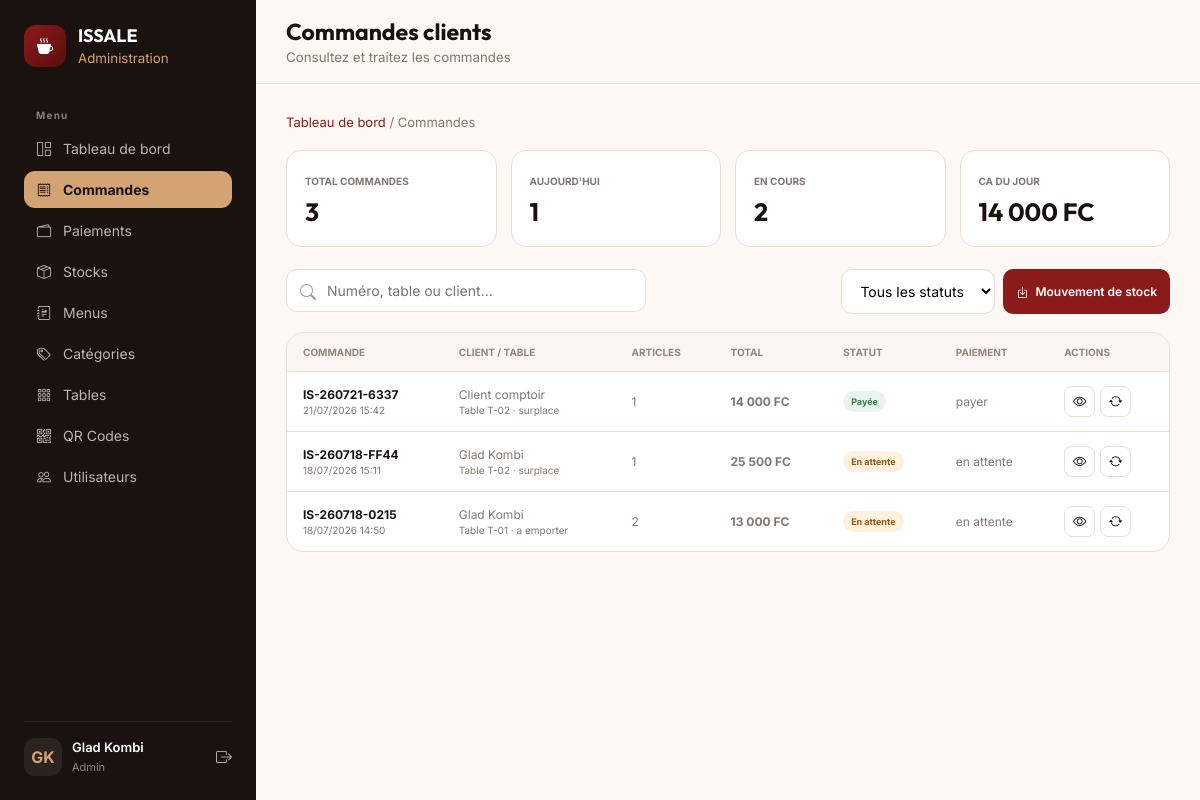
Page /views/commandes.php (signed in) on the committed database.
### tables this page shows
CREATE TABLE `orders` (
  `id` int(11) NOT NULL,
  `order_number` varchar(20) NOT NULL,
  `table_id` int(11) NOT NULL,
  `user_id` int(11) DEFAULT NULL,
  `server_id` int(11) DEFAULT NULL,
  `total_amount` decimal(10,2) DEFAULT 0.00,
  `status` enum('en attente','confirme','en preparation','servis','payer','annuler') DEFAULT 'en attente',
  `payment_status` enum('en attente','payer','partially_paid') DEFAULT 'en attente',
  `order_type` enum('surplace','a emporter','livraison') DEFAULT 'surplace',
  `special_notes` text DEFAULT NULL,
  `order_time` datetime DEFAULT current_timestamp(),
  `confirmed_at` datetime DEFAULT NULL,
  `ready_at` datetime DEFAULT NULL,
  `served_at` datetime DEFAULT NULL,
  `stock_processed` tinyint(1) NOT NULL DEFAULT 0,
  `created_at` datetime DEFAULT current_timestamp(),
  `supprimer` int(11) DEFAULT 0
);

CREATE TABLE `tables` (
  `id` int(11) NOT NULL,
  `number` varchar(10) NOT NULL,
  `capacity` int(11) DEFAULT 4,
  `qr_code` varchar(255) DEFAULT NULL,
  `qr_code_token` varchar(64) DEFAULT NULL,
  `status` enum('available','occupied','reserved','cleaning') DEFAULT 'available',
  `is_active` tinyint(1) DEFAULT 1,
  `created_at` datetime DEFAULT current_timestamp(),
  `supprimer` int(11) DEFAULT 0
);

### config/database.php (called while the page is built, shortened)
<?php
function getDBConnection() {
    try {
        $pdo = new PDO(
            "mysql:host=" . DB_HOST . ";dbname=" . DB_NAME . ";charset=" . DB_CHARSET,
            DB_USER,
            DB_PASS,
            [
                PDO::ATTR_ERRMODE => PDO::ERRMODE_EXCEPTION,
                PDO::ATTR_DEFAULT_FETCH_MODE => PDO::FETCH_OBJ,
                PDO::ATTR_EMULATE_PREPARES => false
            ]
        );
        return $pdo;
    } catch (PDOException $e) {
        error_log("Erreur de connexion à la base de données : " . $e->getMessage());
        throw $e;
    }
}
try {
    $pdo = getDBConnection();
} catch (PDOException $e) {
    die("Erreur de connexion à la base de données : " . $e->getMessage());
}
function executeQuery($sql, $params = []) {
    global $pdo;
    try {
        $stmt = $pdo->prepare($sql);
        $stmt->execute($params);
        return $stmt;
    } catch (PDOException $e) {
        error_log("Erreur SQL : " . $e->getMessage() . " - Requête: " . $sql);
        return false;
    }
}
function fetchAll($sql, $params = []) {
    $stmt = executeQuery($sql, $params);
    return $stmt ? $stmt->fetchAll() : [];
}

### views/commandes.php (the view, shortened to what this page needs)
<?php
require_once __DIR__.'/../config/database.php';function oh($v):string{return htmlspecialchars((string)$v,ENT_QUOTES,'UTF-8');}
$orders=fetchAll('SELECT o.*,t.number table_number,CONCAT(u.nom," ",u.postnom) client_name,COUNT(oi.id) item_count FROM orders o LEFT JOIN tables t ON t.id=o.table_id LEFT JOIN users u ON u.id=o.user_id LEFT JOIN order_items oi ON oi.order_id=o.id AND oi.supprimer=0 WHERE o.supprimer=0 GROUP BY o.id ORDER BY o.order_time DESC');$menus=fetchAll('SELECT id,nom,stock_quantity FROM menus WHERE supprimer=0 ORDER BY nom');$today=0;$pending=0;$revenue=0;foreach($orders as $o){if(date('Y-m-d',strtotime($o->order_time))===date('Y-m-d')){$today++;if($o->status!=='annuler')$revenue+=(float)$o->total_amount;}if(in_array($o->status,['en attente','confirme','en preparation'],true))$pending++;}$statusLabels=['en attente'=>'En attente','confirme'=>'Confirmée','en preparation'=>'En préparation','servis'=>'Servie','payer'=>'Payée','annuler'=>'Annulée'];$name=trim(($_SESSION['user_nom']??'Utilisateur').' '.($_SESSION['user_prenom']??''));$initials=strtoupper(substr($_SESSION['user_nom']??'U',0,1).substr($_SESSION['user_prenom']??'',0,1));
?>
<!doctype html><html lang="fr"><head><link href="https://cdn.jsdelivr.net/npm/bootstrap-icons@1.11.1/font/bootstrap-icons.css" rel="stylesheet">
</head><body><aside class="sidebar" id="sidebar"><div class="brand"><div class="logo"><i class="bi bi-cup-hot-fill"></i></div><div><h1>ISSALE</h1><small>Administration</small></div></div><nav></nav><div class="user"><div class="avatar"><?=oh($initials)?></div><div><p><?=oh($name)?></p><span><?=oh(ucfirst($_SESSION['user_type']??''))?></span></div><a class="logout" href="../models/logout.php"><i class="bi bi-box-arrow-right"></i></a></div></aside>
<main class="main"><header class="top"><div style="display:flex;gap:12px"><button class="menu-btn" onclick="toggleSidebar()"><i class="bi bi-list"></i></button><div><h2>Commandes clients</h2><small>Consultez et traitez les commandes</small></div></div></header><section class="content"><div class="crumb"><a href="dashboard.php">Tableau de bord</a> / Commandes</div><div class="stats"><div class="stat"><span>Total commandes</span><strong><?=count($orders)?></strong></div><div class="stat"><span>Aujourd'hui</span><strong><?=$today?></strong></div><div class="stat"><span>En cours</span><strong><?=$pending?></strong></div><div class="stat"><span>CA du jour</span><strong><?=number_format($revenue,0,',',' ')?> FC</strong></div></div><div class="toolbar"><div class="search"><i class="bi bi-search"></i><input id="search" oninput="filterOrders()" placeholder="Numéro, table ou client…"></div><div class="tools"><select class="filter" id="statusFilter" onchange="filterOrders()"><option value="">Tous les statuts</option><?php foreach($statusLabels as $key=>$label):?><option value="<?=oh($key)?>"><?=oh($label)?></option><?php endforeach;?></select><?php if(in_array($_SESSION['user_type']??'', ['admin','gestionnaire'],true)):?><button class="btn primary" onclick="stockModal.classList.add('open')"><i class="bi bi-box-arrow-in-down"></i>Mouvement de stock</button><?php endif;?></div></div><div class="card"><div class="wrap"><table><thead><tr><th>Commande</th><th>Client / Table</th><th>Articles</th><th>Total</th><th>Statut</th><th>Paiement</th><th>Actions</th></tr></thead><tbody id="rows"><?php if(!$orders):?><tr><td colspan="7" style="text-align:center;padding:50px">Aucune commande enregistrée.</td></tr><?php endif;?><?php foreach($orders as $o):$class=str_replace(' ','-',$o->status);?><tr data-status="<?=oh($o->status)?>" data-search="<?=oh(strtolower($o->order_number.' '.$o->table_number.' '.$o->client_name))?>"><td class="order"><strong><?=oh($o->order_number)?></strong><small><?=date('d/m/Y H:i',strtotime($o->order_time))?></small></td><td><?=oh($o->client_name?:'Client comptoir')?><br><small>Table <?=oh($o->table_number?:'—')?> · <?=oh($o->order_type)?></small></td><td><?=$o->item_count?></td><td><strong><?=number_format((float)$o->total_amount,0,',',' ')?> FC</strong></td><td><span class="badge <?=oh($class)?>"><?=oh($statusLabels[$o->status]??$o->status)?></span></td><td><?=oh($o->payment_status)?></td><td><div class="actions"><button class="icon" onclick="viewOrder(<?=$o->id?>)"><i class="bi bi-eye"></i></button><button class="icon" onclick="openStatus(<?=$o->id?>,<?=oh(json_encode($o->status))?>)"><i class="bi bi-arrow-repeat"></i></button></div></td></tr><?php endforeach;?></tbody></table></div></div></section></main>
<script src="../assets/js/sidebar-sync.js?v=3"></script></body></html>

### views/commandes.php (style rules this page uses)
:root { --p:#8B1A1A;--pd:#5C0E0E;--gold:#D4A373;--bg:#FDF8F3;--side:#1A120E;--text:#1A120E;--muted:#83766f;--border:#eadfd5;--green:#2d7d46;--red:#c0392b;--blue:#245c9e;--font:'Inter',sans-serif;--display:'Outfit',sans-serif }
* { box-sizing:border-box }
body { margin:0;background:var(--bg);color:var(--text);font-family:var(--font) }
.sidebar { position:fixed;inset:0 auto 0 0;width:256px;padding:24px;background:var(--side);display:flex;flex-direction:column;z-index:20 }
.brand { display:flex;gap:12px;align-items:center;margin-bottom:30px;color:#fff }
.logo { width:42px;height:42px;border-radius:12px;background:linear-gradient(135deg,var(--p),var(--pd));display:grid;place-items:center }
.brand h1 { font:700 18px var(--display);margin:0 }
.brand small { color:var(--gold) }
nav { display:grid;gap:4px }
.user { margin-top:auto;padding-top:16px;border-top:1px solid #ffffff14;display:flex;gap:10px;align-items:center;color:#fff }
.avatar { width:38px;height:38px;border-radius:11px;background:#ffffff12;color:var(--gold);display:grid;place-items:center;font-weight:700 }
.user p { margin:0;font-size:13px;font-weight:600 }
.user span { font-size:11px;color:#918783 }
.logout { margin-left:auto;color:#aaa }
.main { margin-left:256px }
.top { position:sticky;top:0;z-index:10;padding:17px 30px;background:#fdf8f3e8;backdrop-filter:blur(12px);border-bottom:1px solid var(--border);display:flex;justify-content:space-between }
.top h2 { font:700 23px var(--display);margin:0 }
.top small { color:var(--muted) }
.content { padding:30px }
.crumb { font-size:13px;color:var(--muted);margin-bottom:20px }
.crumb a { color:var(--p);text-decoration:none }
.stats { display:grid;grid-template-columns:repeat(4,1fr);gap:14px;margin-bottom:22px }
.stat { background:#fff;border:1px solid var(--border);border-radius:15px;padding:18px }
.stat span { font-size:10px;text-transform:uppercase;color:var(--muted);font-weight:700 }
.stat strong { display:block;font:700 25px var(--display);margin-top:7px }
.toolbar { display:flex;justify-content:space-between;gap:12px;margin-bottom:18px }
.search { position:relative;max-width:360px;flex:1 }
.search i { position:absolute;left:14px;top:13px;color:#999 }
.search input,.filter { padding:12px 14px;border:1px solid var(--border);border-radius:11px;background:#fff;font:14px var(--font) }
.search input { width:100%;padding-left:40px }
.tools { display:flex;gap:8px }
.btn { border:0;border-radius:10px;padding:10px 13px;font:600 12px var(--font);cursor:pointer;display:inline-flex;align-items:center;gap:7px }
.primary { background:var(--p);color:#fff }
.card { background:#fff;border:1px solid var(--border);border-radius:18px;overflow:hidden }
.wrap { overflow:auto }
table { width:100%;border-collapse:collapse }
th { background:#fbf6f1;padding:13px 16px;text-align:left;text-transform:uppercase;font-size:10px;color:#94867e }
td { padding:14px 16px;border-top:1px solid var(--border);font-size:12px;color:var(--muted) }
.order strong { display:block;color:var(--text) }
.badge { display:inline-block;padding:5px 8px;border-radius:99px;font-size:9px;font-weight:700 }
.en-attente { background:#fff0df;color:#8a580d }
.servis,.payer { background:#e8f5ec;color:var(--green) }
.actions { display:flex;gap:5px }
.icon { width:31px;height:31px;border:1px solid var(--border);border-radius:8px;background:#fff;cursor:pointer }

### rows in the picture
orders: order_number "IS-260721-6337", order_time "21/07/2026 15:42", client_name "Client comptoir", table.number "T-02", order_type "surplace", item_count "1", total_amount "14 000", status "Payée", payment_status "payer"
orders: order_number "IS-260718-FF44", order_time "18/07/2026 15:11", client_name "Glad Kombi", table.number "T-02", order_type "surplace", item_count "1", total_amount "25 500", status "En attente", payment_status "en attente"
orders: order_number "IS-260718-0215", order_time "18/07/2026 14:50", client_name "Glad Kombi", table.number "T-01", order_type "a emporter", item_count "2", total_amount "13 000", status "En attente", payment_status "en attente"

### other values in the picture
oh($initials) "GK"
oh($name) "Glad Kombi"
oh(ucfirst($_SESSION['user_type']??'')) "Admin"
count($orders) "3"
$today "1"
$pending "2"
$revenue "14 000"
